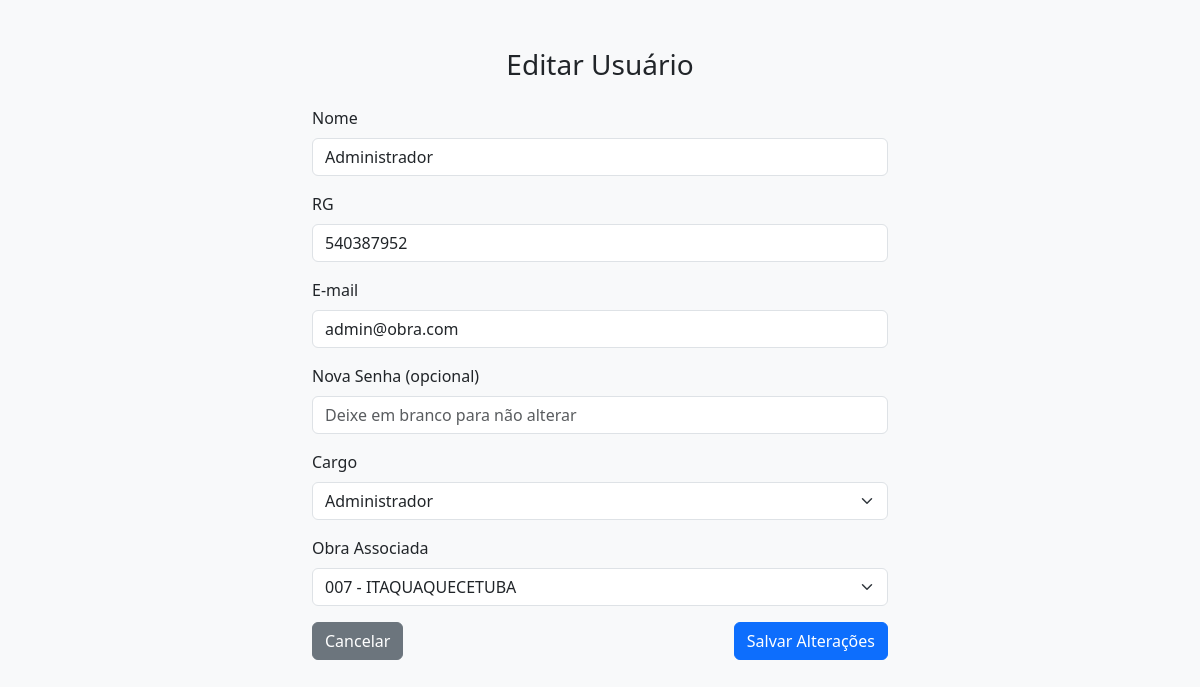
/usuarios/1/editar, run on the app's committed database.
### app/models.py (models this page shows)
class User(db.Model):
    id = db.Column(db.Integer, primary_key=True)
    nome = db.Column(db.String(100), nullable=True)  # <-- temporariamente
    email = db.Column(db.String(120), unique=True, nullable=False)
    password = db.Column(db.String(120), nullable=False)
    cargo = db.Column(db.String(50), default="usuario")
    rg = db.Column(db.String(20), nullable=True)  # ✅ Adicionado aqui
    obra_id = db.Column(db.Integer, db.ForeignKey('obra.id'))
    obra = db.relationship('Obra', backref='usuarios')

class Obra(db.Model):
    id = db.Column(db.Integer, primary_key=True)
    nome = db.Column(db.String(100), nullable=False)
    descricao = db.Column(db.Text)
    endereco = db.Column(db.String(255))
    responsavel = db.Column(db.String(100))
    data_inicio = db.Column(db.Date)
    data_fim = db.Column(db.Date)
    criado_em = db.Column(db.DateTime, default=datetime.utcnow)

### app/auth/routes.py (the view, shortened to what this page needs)
@auth_bp.route('/usuarios/<int:user_id>/editar', methods=['GET', 'POST'])
def editar_usuario(user_id):
    usuario = User.query.get_or_404(user_id)
    obras = Obra.query.all()
    return render_template('usuarios/editar_usuario.html', usuario=usuario, obras=obras)

### templates/usuarios/editar_usuario.html (shortened to what this page needs)
<!DOCTYPE html>
<html lang="pt-br">
<head>
  <link href="https://cdn.jsdelivr.net/npm/bootstrap@5.3.0/dist/css/bootstrap.min.css" rel="stylesheet" />
</head>
<body class="bg-light">
  <div class="container mt-5" style="max-width: 600px;">
    <h3 class="mb-4 text-center">Editar Usuário</h3>
    <form method="POST">
      <div class="mb-3">
        <label for="nome" class="form-label">Nome</label>
       <input type="text" class="form-control" id="nome" name="nome" value="{{ usuario.nome or '' }}" required>
      </div>
      <div class="mb-3">
        <label for="rg" class="form-label">RG</label>
        <input type="text" class="form-control" id="rg" name="rg" value="{{ usuario.rg or '' }}">
      </div>
      <div class="mb-3">
        <label for="email" class="form-label">E-mail</label>
        <input type="email" name="email" class="form-control" value="{{ usuario.email }}" required>
      </div>
      <div class="mb-3">
        <label for="senha" class="form-label">Nova Senha (opcional)</label>
        <input type="password" name="senha" class="form-control" placeholder="Deixe em branco para não alterar">
      </div>
      <div class="mb-3">
        <label for="cargo" class="form-label">Cargo</label>
        <select name="cargo" class="form-select" required>
          <option value="admin" {% if usuario.cargo=='admin' %}selected{% endif %}>Administrador</option>
        </select>
      </div>
      <div class="mb-3">
        <label for="obra_id" class="form-label">Obra Associada</label>
        <select name="obra_id" class="form-select">
          {% for obra in obras %}
          <option value="{{ obra.id }}" {% if usuario.obra_id==obra.id %}selected{% endif %}>{{ obra.nome }}</option>
          {% endfor %}
        </select>
      </div>
      <div class="d-flex justify-content-between">
        <a href="{{ url_for('auth.gerenciar_usuarios') }}" class="btn btn-secondary">Cancelar</a>
        <button type="submit" class="btn btn-primary">Salvar Alterações</button>
      </div>
    </form>
  </div>
</body>
</html>

### data on the page
User: nome "Administrador", rg "540387952", email "admin@obra.com", cargo "Administrador", obra_id "007 - ITAQUAQUECETUBA"
